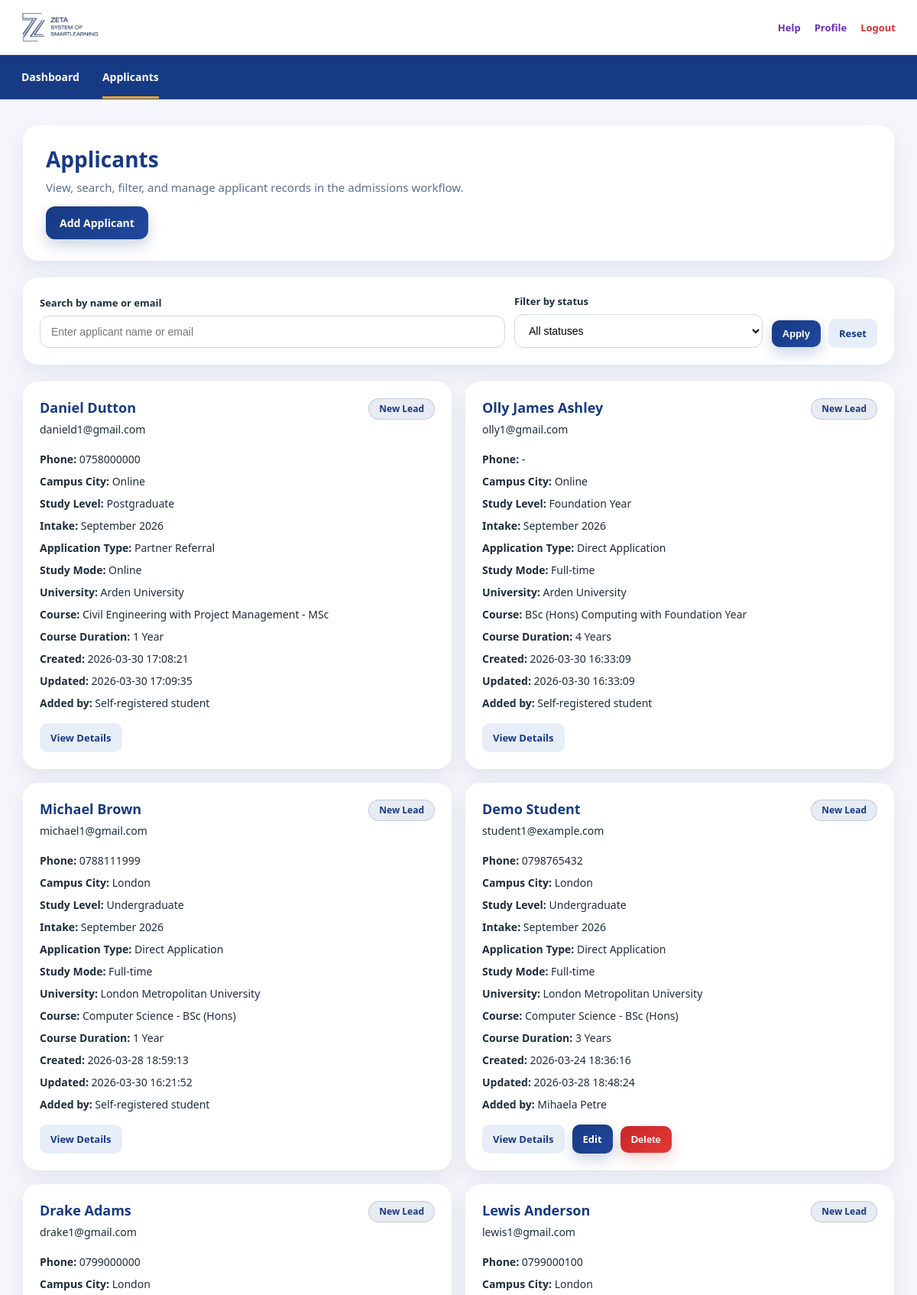
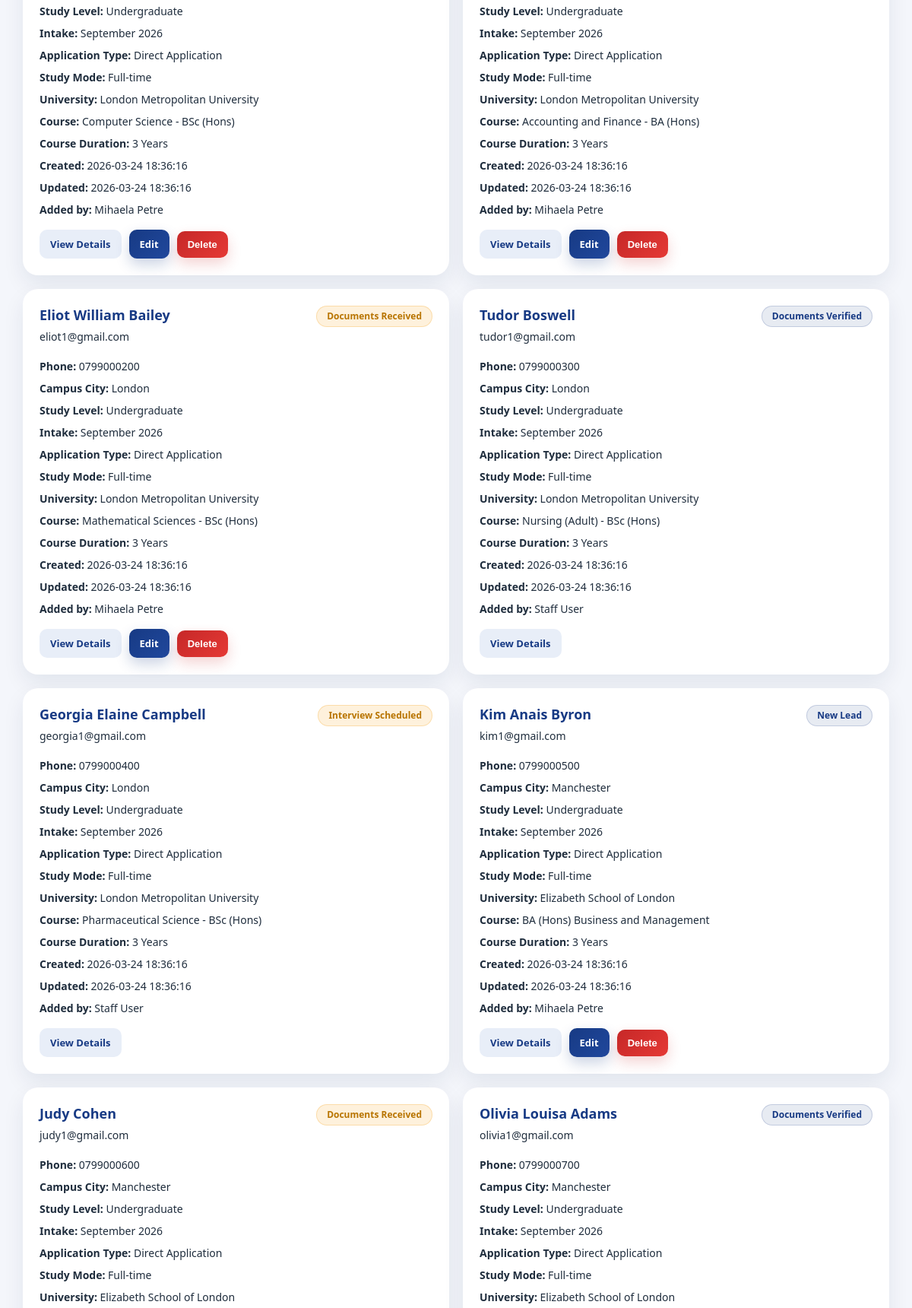
/applicants (signed in, upper part), run on the app's committed database (2 pictures, top to bottom).
### tables this page shows
CREATE TABLE applicants (
    id INTEGER PRIMARY KEY AUTOINCREMENT,
    user_id INTEGER,
    created_by_staff_id INTEGER,
    full_name TEXT NOT NULL,
    email TEXT NOT NULL,
    phone TEXT,
    campus_city TEXT,
    study_level TEXT,
    intake TEXT,
    application_type TEXT,
    study_mode TEXT,
    course_interest TEXT,
    university_interest TEXT,
    course_duration TEXT,
    status TEXT NOT NULL,
    notes TEXT,
    created_at TEXT NOT NULL,
    updated_at TEXT NOT NULL,
    FOREIGN KEY (user_id) REFERENCES users(id),
    FOREIGN KEY (created_by_staff_id) REFERENCES users(id)
);

CREATE TABLE users (
    id INTEGER PRIMARY KEY AUTOINCREMENT,
    username TEXT NOT NULL UNIQUE,
    password TEXT NOT NULL,
    role TEXT NOT NULL,
    full_name TEXT,
    email TEXT
);

### app.py (the view)
@app.route("/applicants")
@login_required
@staff_required
def view_applicants():
    search = request.args.get("search", "").strip()
    status = request.args.get("status", "").strip()
    conn = get_db()
    cursor = conn.cursor()
    query = """
        SELECT applicants.*,
               users.full_name AS created_by_name
        FROM applicants
        LEFT JOIN users ON applicants.created_by_staff_id = users.id
        WHERE 1=1
    """
    params = []
    if search:
        query += " AND (applicants.full_name LIKE ? OR applicants.email LIKE ?)"
        like_term = f"%{search}%"
        params.extend([like_term, like_term])
    if status:
        query += " AND applicants.status = ?"
        params.append(status)
    query += " ORDER BY applicants.created_at DESC"
    cursor.execute(query, params)
    applicants = cursor.fetchall()
    conn.close()
    return render_template(
        "applicants.html",
        applicants=applicants,
        search=search,
        selected_status=status,
        statuses=STATUSES
    )

### app.py (called while the page is built)
def get_db():
    conn = sqlite3.connect("admissions.db")
    conn.row_factory = sqlite3.Row
    return conn

def login_required(f):
    @wraps(f)
    def decorated_function(*args, **kwargs):
        if "user_id" not in session:
            return redirect(url_for("home"))
        return f(*args, **kwargs)
    return decorated_function

def staff_required(f):
    @wraps(f)
    def decorated_function(*args, **kwargs):
        if "role" not in session:
            return redirect(url_for("home"))
        if session["role"] not in STAFF_ROLES:
            return "<h1>Access denied</h1>", 403
        return f(*args, **kwargs)
    return decorated_function

### templates/applicants.html (shortened to what this page needs)
{% extends "base.html" %}
{% block content %}
<div class="dashboard-page">
    <div class="dashboard-title-card">
        <h1>Applicants</h1>
        <p>View, search, filter, and manage applicant records in the admissions workflow.</p>
        <a href="{{ url_for('add_applicant') }}" class="primary-btn action-link inline-btn">Add Applicant</a>
    </div>
    <div class="dashboard-card filter-card">
        <form method="GET" action="{{ url_for('view_applicants') }}" class="filter-form">
            <div class="filter-group">
                <label for="search">Search by name or email</label>
                <input
                    type="text"
                    id="search"
                    name="search"
                    value="{{ search }}"
                    placeholder="Enter applicant name or email"
                >
            </div>
            <div class="filter-group">
                <label for="status">Filter by status</label>
                <select id="status" name="status">
                    <option value="">All statuses</option>
                </select>
            </div>
            <div class="filter-actions">
                <button type="submit" class="primary-btn small-btn">Apply</button>
                <a href="{{ url_for('view_applicants') }}" class="secondary-btn action-link small-btn">Reset</a>
            </div>
        </form>
    </div>
    {% if applicants %}
        <div class="applicants-grid">
            {% for applicant in applicants %}
                <div class="applicant-card">
                    <div class="applicant-card-top">
                        <div>
                            <h3>{{ applicant["full_name"] }}</h3>
                            <p>{{ applicant["email"] }}</p>
                        </div>
                        <span class="status-badge status-{{ applicant['status']|lower|replace(' ', '-') }}">
                            {{ applicant["status"] }}
                        </span>
                    </div>
                    <div class="applicant-meta">
                        <p><strong>Phone:</strong> {{ applicant["phone"] or "-" }}</p>
                        <p><strong>Campus City:</strong> {{ applicant["campus_city"] or "-" }}</p>
                        <p><strong>Study Level:</strong> {{ applicant["study_level"] or "-" }}</p>
                        <p><strong>Intake:</strong> {{ applicant["intake"] or "-" }}</p>
                        <p><strong>Application Type:</strong> {{ applicant["application_type"] or "-" }}</p>
                        <p><strong>Study Mode:</strong> {{ applicant["study_mode"] or "-" }}</p>
                        <p><strong>University:</strong> {{ applicant["university_interest"] or "-" }}</p>
                        <p><strong>Course:</strong> {{ applicant["course_interest"] or "-" }}</p>
                        <p><strong>Course Duration:</strong> {{ applicant["course_duration"] or "-" }}</p>
                        <p><strong>Created:</strong> {{ applicant["created_at"] }}</p>
                        <p><strong>Updated:</strong> {{ applicant["updated_at"] or "-" }}</p>
                        <p>
                            <strong>Added by:</strong>
                            {{ applicant["created_by_name"] if applicant["created_by_name"] else "Self-registered student" }}
                        </p>
                    </div>
                    <div class="applicant-actions">
                        <a href="{{ url_for('applicant_detail', applicant_id=applicant['id']) }}" class="secondary-btn action-link small-btn">
                            View Details
                        </a>
                        {% if session["role"] == "manager" or (session["role"] == "student_adviser" and applicant["created_by_staff_id"] == session["user_id"]) %}
                            <a href="{{ url_for('edit_applicant', applicant_id=applicant['id']) }}" class="primary-btn action-link small-btn">
                                Edit
                            </a>
                            <form method="POST"
                                  action="{{ url_for('delete_applicant', applicant_id=applicant['id']) }}"
                                  onsubmit="return confirm('Are you sure you want to delete this applicant?');">
                                <button type="submit" class="danger-btn small-btn">Delete</button>
                            </form>
                        {% endif %}
                    </div>
                </div>
            {% endfor %}
        </div>
    {% else %}
        <div class="dashboard-card">
            <h2>No Applicants Found</h2>
            <p>No applicant records matched the current search or filter criteria.</p>
        </div>
    {% endif %}
</div>
{% endblock %}

### static/style.css (style rules this page uses)
* { box-sizing: border-box; }
body { margin: 0; font-family: "Segoe UI", Arial, sans-serif; color: #1f2d3d; background: #f4f6fb; }
a { text-decoration: none; color: inherit; }
h1, h2, h3, h4, h5 { margin-top: 0; color: #173a84; }
p { margin-top: 0; line-height: 1.5; }
.home-btn, .auth-btn, .primary-btn, .secondary-btn, .outline-btn, .save-btn, .danger-btn { display: inline-flex; justify-content: center; align-items: center; border: none; border-radius: 12px; padding: 12px 18px; font-size: 14px; font-weight: 700; cursor: pointer; transition: all 0.18s ease; }
.home-btn, .auth-btn, .primary-btn, .save-btn { background: linear-gradient(135deg, #173a84, #20489d); color: #ffffff; box-shadow: 0 8px 18px rgba(23, 58, 132, 0.22); }
.home-btn.light, .secondary-btn { background: #e8eef8; color: #173a84; box-shadow: none; }
.danger-btn { background: linear-gradient(135deg, #c62828, #e53935); color: #ffffff; box-shadow: 0 8px 18px rgba(198, 40, 40, 0.20); }
.small-btn { padding: 10px 14px; font-size: 13px; border-radius: 10px; }
.inline-btn { width: auto; }
.dashboard-page, .student-dashboard { max-width: 1180px; margin: 34px auto; padding: 0 20px 40px; }
.dashboard-card, .dashboard-title-card, .form-card, .form-card-wide, .app-form-card, .info-card, .filter-card, .applicant-card { background: #ffffff; border-radius: 20px; box-shadow: 0 12px 28px rgba(16, 34, 72, 0.08); }
.dashboard-title-card { padding: 28px 30px; margin-bottom: 22px; }
.dashboard-title-card h1 { font-size: 28px; line-height: 1.2; margin-bottom: 8px; color: #173a84; }
.dashboard-title-card p { color: #5b6f8e; font-size: 15px; margin-bottom: 14px; }
.dashboard-card { padding: 22px; }
.filter-card { padding: 22px; margin-bottom: 22px; }
.filter-form, .search-filter-bar, .filter-bar { display: grid; grid-template-columns: 1.5fr 0.8fr auto; gap: 12px; align-items: end; }
.filter-group label, .search-filter-group label { display: block; font-size: 13px; font-weight: 700; margin-bottom: 8px; color: #1f2d3d; }
.filter-group input, .filter-group select, .search-filter-group input, .search-filter-group select { width: 100%; padding: 12px 14px; border: 1px solid #cfd8e6; border-radius: 12px; font-size: 14px; background: #ffffff; outline: none; }
.filter-actions { display: flex; gap: 10px; align-items: center; flex-wrap: wrap; }
.applicants-grid { display: grid; grid-template-columns: repeat(3, 1fr); gap: 18px; }
.applicant-card { padding: 22px; }
.applicant-card-top { display: flex; justify-content: space-between; align-items: flex-start; gap: 12px; margin-bottom: 12px; }
.applicant-card h3, .applicant-card h4 { font-size: 18px; margin-bottom: 6px; color: #173a84; }
.applicant-card p { font-size: 14px; margin-bottom: 6px; }
.applicant-meta p { margin-bottom: 8px; }
.applicant-actions { display: flex; gap: 10px; flex-wrap: wrap; margin-top: 16px; align-items: center; }
.action-link { display: inline-flex; justify-content: center; align-items: center; }
.status, .status-badge { display: inline-flex; align-items: center; justify-content: center; padding: 7px 13px; border-radius: 999px; font-size: 12px; font-weight: 800; line-height: 1; white-space: nowrap; border: 1px solid transparent; }
.status-new-lead, .status-badge.new, .status-badge.new-lead, .status.new, .status-documents-verified, .status-badge.documents-verified { background: rgba(23, 58, 132, 0.10); color: #173a84; border-color: rgba(23, 58, 132, 0.18); }
.status-documents-received, .status-badge.documents-received, .status-interview-scheduled, .status-badge.interview-scheduled { background: rgba(244, 166, 42, 0.16); color: #b87400; border-color: rgba(244, 166, 42, 0.28); }
@media (max-width: 1200px) { .applicants-grid { grid-template-columns: repeat(2, 1fr); } }

### data on the page
applicants: full_name "Daniel Dutton", email "danield1@gmail.com", status "New Lead", phone "0758000000", campus_city "Online", study_level "Postgraduate", intake "September 2026", application_type "Partner Referral", study_mode "Online", university_interest "Arden University", course_interest "Civil Engineering with Project Management - MSc", course_duration "1 Year", created_at "2026-03-30 17:08:21", updated_at "2026-03-30 17:09:35", applicant "Self-registered student"
applicants: full_name "Olly James Ashley", email "olly1@gmail.com", status "New Lead", phone "-", campus_city "Online", study_level "Foundation Year", intake "September 2026", application_type "Direct Application", study_mode "Full-time", university_interest "Arden University", course_interest "BSc (Hons) Computing with Foundation Year", course_duration "4 Years", created_at "2026-03-30 16:33:09", updated_at "2026-03-30 16:33:09", applicant "Self-registered student"
applicants: full_name "Michael Brown", email "michael1@gmail.com", status "New Lead", phone "0788111999", campus_city "London", study_level "Undergraduate", intake "September 2026", application_type "Direct Application", study_mode "Full-time", university_interest "London Metropolitan University", course_interest "Computer Science - BSc (Hons)", course_duration "1 Year", created_at "2026-03-28 18:59:13", updated_at "2026-03-30 16:21:52", applicant "Self-registered student"
applicants: full_name "Demo Student", email "student1@example.com", status "New Lead", phone "0798765432", campus_city "London", study_level "Undergraduate", intake "September 2026", application_type "Direct Application", study_mode "Full-time", university_interest "London Metropolitan University", course_interest "Computer Science - BSc (Hons)", course_duration "3 Years", created_at "2026-03-24 18:36:16", updated_at "2026-03-28 18:48:24", full_name "Mihaela Petre"
applicants: full_name "Drake Adams", email "drake1@gmail.com", status "New Lead", phone "0799000000", campus_city "London", study_level "Undergraduate", intake "September 2026", application_type "Direct Application", study_mode "Full-time", university_interest "London Metropolitan University", course_interest "Computer Science - BSc (Hons)", course_duration "3 Years", created_at "2026-03-24 18:36:16", updated_at "2026-03-24 18:36:16", full_name "Mihaela Petre"
applicants: full_name "Lewis Anderson", email "lewis1@gmail.com", status "New Lead", phone "0799000100", campus_city "London", study_level "Undergraduate", intake "September 2026", application_type "Direct Application", study_mode "Full-time", university_interest "London Metropolitan University", course_interest "Accounting and Finance - BA (Hons)", course_duration "3 Years", created_at "2026-03-24 18:36:16", updated_at "2026-03-24 18:36:16", full_name "Mihaela Petre"
applicants: full_name "Eliot William Bailey", email "eliot1@gmail.com", status "Documents Received", phone "0799000200", campus_city "London", study_level "Undergraduate", intake "September 2026", application_type "Direct Application", study_mode "Full-time", university_interest "London Metropolitan University", course_interest "Mathematical Sciences - BSc (Hons)", course_duration "3 Years", created_at "2026-03-24 18:36:16", updated_at "2026-03-24 18:36:16", full_name "Mihaela Petre"
applicants: full_name "Tudor Boswell", email "tudor1@gmail.com", status "Documents Verified", phone "0799000300", campus_city "London", study_level "Undergraduate", intake "September 2026", application_type "Direct Application", study_mode "Full-time", university_interest "London Metropolitan University", course_interest "Nursing (Adult) - BSc (Hons)", course_duration "3 Years", created_at "2026-03-24 18:36:16", updated_at "2026-03-24 18:36:16", full_name "Staff User"
applicants: full_name "Georgia Elaine Campbell", email "georgia1@gmail.com", status "Interview Scheduled", phone "0799000400", campus_city "London", study_level "Undergraduate", intake "September 2026", application_type "Direct Application", study_mode "Full-time", university_interest "London Metropolitan University", course_interest "Pharmaceutical Science - BSc (Hons)", course_duration "3 Years", created_at "2026-03-24 18:36:16", updated_at "2026-03-24 18:36:16", full_name "Staff User"
applicants: full_name "Kim Anais Byron", email "kim1@gmail.com", status "New Lead", phone "0799000500", campus_city "Manchester", study_level "Undergraduate", intake "September 2026", application_type "Direct Application", study_mode "Full-time", university_interest "Elizabeth School of London", course_interest "BA (Hons) Business and Management", course_duration "3 Years", created_at "2026-03-24 18:36:16", updated_at "2026-03-24 18:36:16", full_name "Mihaela Petre"
applicants: full_name "Judy Cohen", email "judy1@gmail.com", status "Documents Received", phone "0799000600", campus_city "Manchester", study_level "Undergraduate", intake "September 2026", application_type "Direct Application", study_mode "Full-time", university_interest "Elizabeth School of London"
applicants: full_name "Olivia Louisa Adams", email "olivia1@gmail.com", status "Documents Verified", phone "0799000700", campus_city "Manchester", study_level "Undergraduate", intake "September 2026", application_type "Direct Application", study_mode "Full-time", university_interest "Elizabeth School of London"
